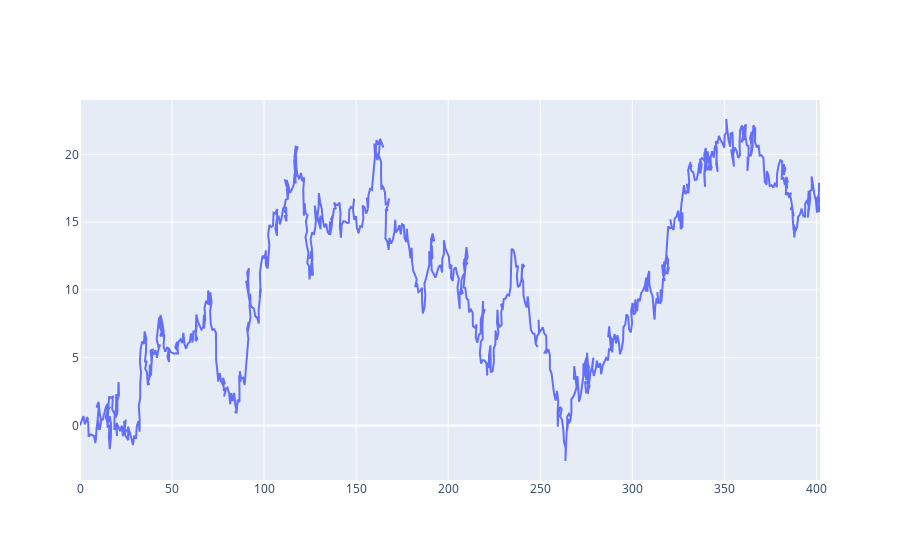

Here is the notebook cell this chart was saved with:
### Markdown cell above
# Activity 1: Correlated Random Walk - 1 Trajectory

### Code cell
def correlated_random_walk(n_steps=1000, scale=1.0):
    pos = Vec2d(0, 0)
    trajectory = [pos.to_tuple()]
    
    for i in range(n_steps):
        angle = cauchy.rvs(scale=scale)  # Generar un ángulo con distribución de Cauchy
        step = Vec2d(1, 0).rotated(angle)
        pos += step
        trajectory.append(pos.to_tuple())

    print("Primeros 5 puntos de la trayectoria:", trajectory[:5])  # Verifica si hay datos

    x, y = zip(*trajectory)
    
    print("Cantidad de puntos generados:", len(x))  # Debe ser n_steps + 1

    fig = go.Figure()
    fig.add_trace(go.Scatter(x=x, y=y, mode='lines', name='CRW 1 Trajectory'))
    fig.show()

# Llamada de prueba
correlated_random_walk()

### Figure 1 — Plotly figure (JSON) as saved in the notebook; plotly's stock layout.template omitted (floating-point values rounded to 4 significant figures; data arrays with more than 128 entries replaced by an {"elided": "..."} marker saying what was removed)
{"data": [{"mode": "lines", "name": "CRW 1 Trajectory", "type": "scatter", "x": {"elided": "1001 float values"}, "y": {"elided": "1001 float values"}}], "layout": {}}
